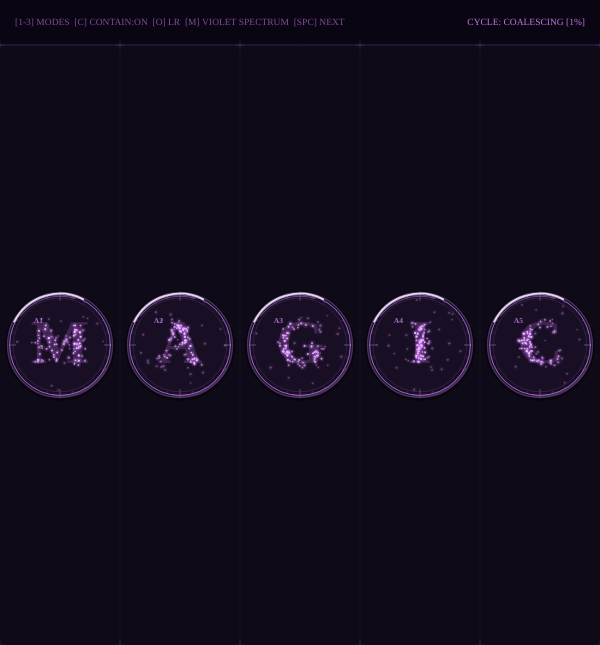
Frame 1 (no input)
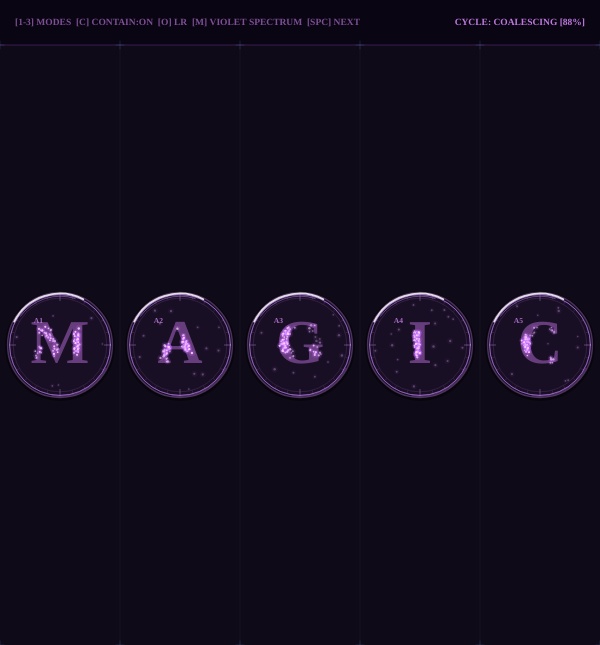
Frame 60 (no input)
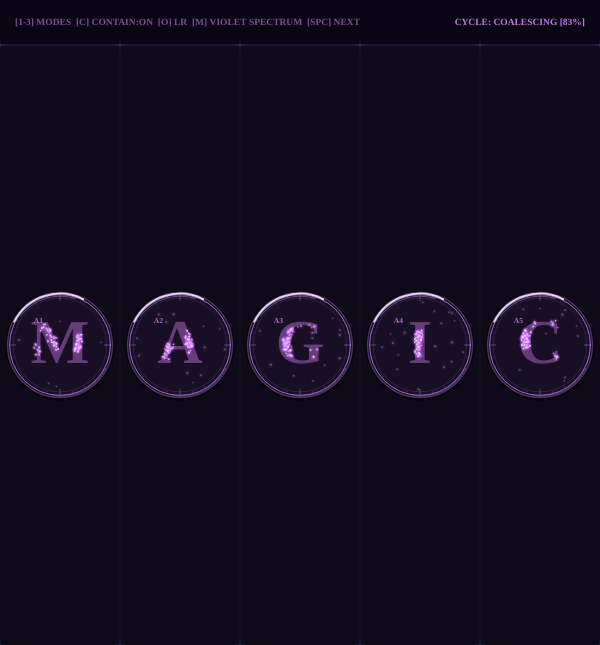
Frame 120 (the mouse pressed at the canvas centre since frame 60)

The p5.js sketch that drew these frames (run headless with seeded random() and noise() and a simulated clock; from frame 60 on, the mouse is pressed at the canvas centre):

// p5.js sketch
// ── sketch.js
let gridCols = 6;
let gridRows = 4;
let numPerCell = 100;
let num = gridCols * gridRows * numPerCell;
let ballCollection = []; 
let theta = 10;
let letterGraphics;
let alphabet = "ABCDEFGHIJKLMNOPQRSTUVWXYZ";
let gridLetters = [];

// Modes: 'breathing', 'stable', 'dissolve'
let currentMode = 'breathing';
let pulseCycle = 0;
let isContained = true; // Default: contained inside respective dishes

let gridTop = 45;

let wordBank = ["MAGIC", "LOVE", "TETA", "THANKS", "LIGHT", "DARK", "FULL_SEQ", "FULL_SHUF"];
let currentWordIdx = 0;
let activeWord = "MAGIC";
let isCustomPaletteMode = true; // Default: unique color theme per word! Toggle with M key.
let textOrientation = 'LR'; // 'LR' (Left-to-Right Horizontal) or 'TD' (Top-to-Down Vertical). Toggle with O key.

const specimenPalettes = {
  "MAGIC": {
    name: "VIOLET SPECTRUM",
    bg: [15, 10, 24],
    agar: [24, 15, 36],
    border: [110, 50, 160],
    nodeCore: [255, 220, 255],
    nodeOuter: [195, 100, 255],
    glassRim: [210, 150, 255],
    accent: [220, 130, 255],
    hud: [220, 140, 255]
  },
  "LOVE": {
    name: "ROSE CORAL",
    bg: [22, 9, 14],
    agar: [34, 15, 22],
    border: [160, 50, 85],
    nodeCore: [255, 220, 230],
    nodeOuter: [245, 80, 120],
    glassRim: [255, 140, 170],
    accent: [255, 110, 150],
    hud: [255, 130, 160]
  },
  "TETA": {
    name: "GOLDEN AMBER",
    bg: [20, 15, 9],
    agar: [32, 24, 14],
    border: [150, 110, 45],
    nodeCore: [255, 240, 180],
    nodeOuter: [235, 175, 55],
    glassRim: [255, 215, 130],
    accent: [245, 185, 65],
    hud: [255, 195, 75]
  },
  "THANKS": {
    name: "EMERALD BIO",
    bg: [9, 20, 15],
    agar: [14, 32, 24],
    border: [45, 145, 95],
    nodeCore: [210, 255, 230],
    nodeOuter: [45, 225, 145],
    glassRim: [130, 255, 195],
    accent: [65, 235, 155],
    hud: [85, 245, 165]
  },
  "LIGHT": {
    name: "SOLAR LUMEN",
    bg: [235, 240, 245],
    agar: [215, 225, 235],
    border: [80, 130, 190],
    nodeCore: [255, 255, 255],
    nodeOuter: [20, 120, 220],
    glassRim: [40, 100, 180],
    accent: [30, 110, 200],
    hud: [20, 40, 70]
  },
  "DARK": {
    name: "OBSIDIAN INDIGO",
    bg: [5, 6, 12],
    agar: [10, 12, 22],
    border: [55, 65, 120],
    nodeCore: [220, 230, 255],
    nodeOuter: [90, 110, 240],
    glassRim: [130, 150, 250],
    accent: [110, 130, 255],
    hud: [140, 160, 255]
  },
  "DEFAULT": {
    name: "CYBER MONO",
    bg: [12, 14, 19],
    agar: [15, 20, 28],
    border: [35, 65, 95],
    nodeCore: [240, 250, 255],
    nodeOuter: [120, 190, 255],
    glassRim: [180, 230, 255],
    accent: [100, 180, 255],
    hud: [140, 200, 255]
  }
};

function getActivePalette() {
  if (!isCustomPaletteMode) return specimenPalettes["DEFAULT"];
  return specimenPalettes[activeWord] || specimenPalettes["DEFAULT"];
}

function setup() {
  createCanvas(600, 600 + gridTop);
  pixelDensity(1); // Ensure 1:1 pixel mapping for get() and pixels[]
  
  letterGraphics = createGraphics(width, height);
  letterGraphics.pixelDensity(1);
  
  setWord(activeWord);
}

function setWord(word) {
  activeWord = word.toUpperCase().replace(/[^A-Z]/g, '');
  if (activeWord.length === 0) {
    gridCols = (textOrientation === 'LR') ? 4 : 1;
    gridRows = (textOrientation === 'LR') ? 1 : 4;
    gridLetters = [""];
    createStuff();
    return;
  }

  // Set number of petri dishes equal to the length of the word in LR (row) or TD (column)
  if (textOrientation === 'LR') {
    gridCols = activeWord.length;
    gridRows = 1;
  } else {
    gridCols = 1;
    gridRows = activeWord.length;
  }
  gridLetters = activeWord.split('');
  createStuff();
}

function toggleOrientation() {
  textOrientation = (textOrientation === 'LR') ? 'TD' : 'LR';
  let target = wordBank[currentWordIdx];
  if (target === "FULL_SEQ") {
    setFullAlphabetSequential();
  } else if (target === "FULL_SHUF") {
    setFullAlphabetShuffled();
  } else {
    setWord(activeWord);
  }
}

function setFullAlphabetSequential() {
  activeWord = "FULL ALPHABET (A-Z)";
  gridCols = 6;
  gridRows = 5;
  gridLetters = new Array(gridCols * gridRows).fill("");
  if (textOrientation === 'TD') {
    // Column-first order for TD mode
    let idx = 0;
    for (let c = 0; c < gridCols; c++) {
      for (let r = 0; r < gridRows; r++) {
        if (idx < alphabet.length) {
          gridLetters[r * gridCols + c] = alphabet[idx];
          idx++;
        }
      }
    }
  } else {
    for (let i = 0; i < alphabet.length; i++) {
      gridLetters[i] = alphabet[i];
    }
  }
  createStuff();
}

function setFullAlphabetShuffled() {
  activeWord = "RANDOM ALPHABET (A-Z)";
  gridCols = 6;
  gridRows = 5;
  let pool = alphabet.split('');
  // Fisher-Yates shuffle for all 26 letters A-Z
  for (let i = pool.length - 1; i > 0; i--) {
    let j = floor(random(i + 1));
    let temp = pool[i];
    pool[i] = pool[j];
    pool[j] = temp;
  }
  gridLetters = new Array(gridCols * gridRows).fill("");
  for (let i = 0; i < pool.length; i++) {
    gridLetters[i] = pool[i];
  }
  createStuff();
}

function cycleWordBank() {
  currentWordIdx = (currentWordIdx + 1) % wordBank.length;
  let target = wordBank[currentWordIdx];
  if (target === "FULL_SEQ") {
    setFullAlphabetSequential();
  } else if (target === "FULL_SHUF") {
    setFullAlphabetShuffled();
  } else {
    setWord(target);
  }
}

function draw() {
  let pal = getActivePalette();
  background(pal.bg[0], pal.bg[1], pal.bg[2]);

  // Calculate live breathing cycle
  if (currentMode === 'breathing') {
    pulseCycle = sin(frameCount * 0.018);
  } else if (currentMode === 'stable') {
    pulseCycle = 0.95; // Locked to high coherence
  } else if (currentMode === 'dissolve') {
    pulseCycle = -0.85; // Locked to high dispersion
  }

  drawTelemetryHUD();
  drawTechnicalGrid();
  drawPetriDishes();

  for (let i = 0; i < ballCollection.length; i++) {
    ballCollection[i].run();
  }  

  drawPetriDishGlassOverlays();

  theta += 0.15;
}

function drawTelemetryHUD() {
  let pal = getActivePalette();

  // Top instrumentation header background
  fill(max(0, pal.bg[0] - 5), max(0, pal.bg[1] - 5), max(0, pal.bg[2] - 5));
  noStroke();
  rect(0, 0, width, gridTop);

  stroke(pal.border[0], pal.border[1], pal.border[2], 120);
  strokeWeight(1);
  line(0, gridTop, width, gridTop);

  // Mode status readout (Right)
  fill(pal.hud[0], pal.hud[1], pal.hud[2], 220);
  noStroke();
  textFont("IBM Plex Mono, monospace");
  textSize(9.5);
  textAlign(RIGHT, CENTER);

  let stateLabel = "";
  if (currentMode === 'breathing') {
    stateLabel = pulseCycle > 0 
      ? `CYCLE: COALESCING [${floor(map(pulseCycle, 0, 1, 0, 100))}%]`
      : `CYCLE: BLOOMING [${floor(map(pulseCycle, 0, -1, 0, 100))}%]`;
  } else if (currentMode === 'stable') {
    stateLabel = "MODE: STABLE LOCK [1]";
  } else if (currentMode === 'dissolve') {
    stateLabel = "MODE: DISSOLVED BLOOM [2]";
  }

  text(stateLabel, width - 15, gridTop / 2);
  
  // Interactive control key hints (Left)
  fill(pal.hud[0], pal.hud[1], pal.hud[2], 140);
  textFont("Roboto Mono, monospace");
  textAlign(LEFT, CENTER);
  let containTag = isContained ? "[C] CONTAIN:ON" : "[C] CONTAIN:OFF";
  let orientTag = `[O] ${textOrientation}`;
  let themeTag = isCustomPaletteMode ? `[M] ${pal.name}` : `[M] MONO`;
  text(`[1-3] MODES  ${containTag}  ${orientTag}  ${themeTag}  [SPC] NEXT`, 15, gridTop / 2);
}

function drawTechnicalGrid() {
  let cellW = width / gridCols;
  let cellH = (height - gridTop) / gridRows;

  stroke(255, 10);
  strokeWeight(1);
  
  // Grid lines
  for (let c = 1; c < gridCols; c++) {
    line(c * cellW, gridTop, c * cellW, height);
  }
  for (let r = 1; r < gridRows; r++) {
    line(0, gridTop + r * cellH, width, gridTop + r * cellH);
  }

  // Corner crosshairs for each cell
  stroke(100, 180, 255, 40);
  for (let r = 0; r <= gridRows; r++) {
    for (let c = 0; c <= gridCols; c++) {
      let x = c * cellW;
      let y = gridTop + r * cellH;
      line(x - 4, y, x + 4, y);
      line(x, y - 4, x, y + 4);
    }
  }
}

function drawPetriDishes() {
  let pal = getActivePalette();
  let cellW = width / gridCols;
  let cellH = (height - gridTop) / gridRows;
  let dishRadius = min(cellW, cellH) * 0.42;
  let dishDiameter = dishRadius * 2;
  let fontSize = min(cellW, cellH) * 0.52;

  for (let r = 0; r < gridRows; r++) {
    for (let c = 0; c < gridCols; c++) {
      let cx = c * cellW + cellW / 2;
      let cy = gridTop + r * cellH + cellH / 2;

      // 1. Outer well shadow / recess
      noFill();
      stroke(0, 0, 0, 120);
      strokeWeight(3);
      circle(cx, cy + 1, dishDiameter + 6);

      // 2. Agar substrate base plate
      fill(pal.agar[0], pal.agar[1], pal.agar[2]);
      stroke(pal.border[0], pal.border[1], pal.border[2], 120);
      strokeWeight(1.2);
      circle(cx, cy, dishDiameter);

      // 3. Faint Ghost Glyph Underlay (only if cell has a letter)
      let char = gridLetters[(r * gridCols + c)];
      if (char && char !== "") {
        let ghostAlpha = max(0, map(pulseCycle, -1, 1, -2, 14));
        if (ghostAlpha > 0) {
          fill(pal.accent[0], pal.accent[1], pal.accent[2], ghostAlpha * 8);
          noStroke();
          textFont("Space Grotesk, Chivo Mono, sans-serif");
          textStyle(BOLD);
          textSize(fontSize);
          textAlign(CENTER, CENTER);
          text(char, cx, cy + fontSize * 0.03);
        }
      }

      // 4. Inner meniscus ring
      noFill();
      stroke(pal.accent[0], pal.accent[1], pal.accent[2], 35);
      strokeWeight(1);
      circle(cx, cy, dishDiameter * 0.93);

      // 5. Precision radial calibration ticks around dish rim
      stroke(pal.accent[0], pal.accent[1], pal.accent[2], 55);
      strokeWeight(0.8);
      let numTicks = 24;
      for (let t = 0; t < numTicks; t++) {
        let ang = (TWO_PI / numTicks) * t;
        let r1 = dishRadius;
        let isMajor = (t % 6 === 0);
        let r2 = isMajor ? dishRadius - 6 : dishRadius - 3;
        stroke(isMajor ? color(pal.glassRim[0], pal.glassRim[1], pal.glassRim[2], 120) : color(pal.accent[0], pal.accent[1], pal.accent[2], 45));
        line(cx + cos(ang) * r1, cy + sin(ang) * r1, cx + cos(ang) * r2, cy + sin(ang) * r2);
      }

      // 6. Well coordinate tag (A1, A2, A3...) - positioned inside the petri dish
      let rowLabel = String.fromCharCode(65 + r);
      let colLabel = (c + 1);
      fill(pal.hud[0], pal.hud[1], pal.hud[2], 190);
      noStroke();
      textFont("Chivo Mono, monospace");
      let tagSize = constrain(dishRadius * 0.15, 6.5, 8.5);
      textSize(tagSize);
      textAlign(LEFT, TOP);
      text(rowLabel + colLabel, cx - dishRadius * 0.52, cy - dishRadius * 0.56);
    }
  }
}

function drawPetriDishGlassOverlays() {
  let pal = getActivePalette();
  let cellW = width / gridCols;
  let cellH = (height - gridTop) / gridRows;
  let dishRadius = min(cellW, cellH) * 0.42;
  let dishDiameter = dishRadius * 2;

  for (let r = 0; r < gridRows; r++) {
    for (let c = 0; c < gridCols; c++) {
      let cx = c * cellW + cellW / 2;
      let cy = gridTop + r * cellH + cellH / 2;

      noFill();

      // Outer glass wall lip bevel
      stroke(pal.glassRim[0], pal.glassRim[1], pal.glassRim[2], 80);
      strokeWeight(1.5);
      circle(cx, cy, dishDiameter + 4);

      // Primary glass rim
      stroke(pal.glassRim[0], pal.glassRim[1], pal.glassRim[2], 150);
      strokeWeight(1);
      circle(cx, cy, dishDiameter);

      // Upper-left bright specular reflection arc
      stroke(255, 255, 255, 220);
      strokeWeight(1.8);
      arc(cx, cy, dishDiameter + 2, dishDiameter + 2, -PI * 0.85, -PI * 0.35);

      // Inner glass refraction arc
      stroke(pal.glassRim[0], pal.glassRim[1], pal.glassRim[2], 110);
      strokeWeight(1);
      arc(cx, cy, dishDiameter - 3, dishDiameter - 3, -PI * 0.8, -PI * 0.4);

      // Bottom-right ambient bounce light reflection
      stroke(pal.accent[0], pal.accent[1], pal.accent[2], 75);
      strokeWeight(1);
      arc(cx, cy, dishDiameter + 2, dishDiameter + 2, PI * 0.15, PI * 0.55);
    }
  }
}

function keyPressed() {
  if (key === '1') {
    currentMode = 'stable';
  } else if (key === '2') {
    currentMode = 'dissolve';
  } else if (key === '3') {
    currentMode = 'breathing';
  } else if (key === 'c' || key === 'C') {
    isContained = !isContained;
  } else if (key === 'o' || key === 'O') {
    toggleOrientation();
  } else if (key === 'm' || key === 'M') {
    isCustomPaletteMode = !isCustomPaletteMode;
  } else if (key === 'r' || key === 'R') {
    setFullAlphabetShuffled();
  } else if (key === ' ') {
    cycleWordBank();
  } else if (keyCode === BACKSPACE || keyCode === DELETE) {
    if (activeWord.length > 0) {
      setWord(activeWord.substring(0, activeWord.length - 1));
    }
  } else if (key.length === 1 && key.toUpperCase() >= 'A' && key.toUpperCase() <= 'Z') {
    let char = key.toUpperCase();
    if (activeWord.length < 16) {
      setWord(activeWord + char);
    }
  }

  // Prevent default browser scrolling when pressing Spacebar / Backspace
  return false;
}

function getLuminance(x, y) {
  let ix = constrain(floor(x), 0, width - 1);
  let iy = constrain(floor(y), 0, height - 1);
  return letterGraphics.pixels[(ix + iy * width) * 4];
}

function createStuff() {
  ballCollection = [];
  
  letterGraphics.background(255);
  letterGraphics.noStroke();
  letterGraphics.fill(0);
  letterGraphics.textFont("Space Grotesk, Chivo Mono, sans-serif");
  letterGraphics.textStyle(BOLD);
  
  let cellW = width / gridCols;
  let cellH = (height - gridTop) / gridRows;
  let fontSize = min(cellW, cellH) * 0.52;
  letterGraphics.textSize(fontSize);
  letterGraphics.textAlign(CENTER, CENTER);
  
  for (let r = 0; r < gridRows; r++) {
    for (let c = 0; c < gridCols; c++) {
      let x = c * cellW + cellW / 2;
      let y = gridTop + r * cellH + cellH / 2 + fontSize * 0.03;
      let char = gridLetters[r * gridCols + c];
      if (char && char !== "") {
        letterGraphics.text(char, x, y);
      }
    }
  }
  
  // Reduced gaussian blur (2.0) to preserve sharp, crisp letter anatomy & inner holes
  letterGraphics.filter(BLUR, 2);
  letterGraphics.loadPixels();

  // Clip letterGraphics outside dish bounds so no text spills into dish margin
  let cellRadius = min(cellW, cellH) * 0.40;
  for (let y = floor(gridTop); y < height; y++) {
    for (let x = 0; x < width; x++) {
      let r = floor((y - gridTop) / cellH);
      let c = floor(x / cellW);
      if (r >= 0 && r < gridRows && c >= 0 && c < gridCols) {
        let cx = c * cellW + cellW / 2;
        let cy = gridTop + r * cellH + cellH / 2;
        if (dist(x, y, cx, cy) > cellRadius) {
          let i = (x + y * width) * 4;
          letterGraphics.pixels[i] = 255;
          letterGraphics.pixels[i + 1] = 255;
          letterGraphics.pixels[i + 2] = 255;
        }
      }
    }
  }

  // Seed particles with probability proportional to darkness (letter density)
  for (let r = 0; r < gridRows; r++) {
    for (let c = 0; c < gridCols; c++) {
      let char = gridLetters[r * gridCols + c];
      if (!char || char === "") continue; // Skip empty dishes!

      let cx = c * cellW + cellW / 2;
      let cy = gridTop + r * cellH + cellH / 2;
      
      let count = 0;
      let attempts = 0;
      while (count < numPerCell && attempts < numPerCell * 40) {
        let ang = random(TWO_PI);
        let distR = sqrt(random()) * cellRadius;
        let x = cx + cos(ang) * distR;
        let y = cy + sin(ang) * distR;
        
        let lum = getLuminance(x, y);
        let acceptProb = map(lum, 0, 255, 0.98, 0.02);
        if (random() < acceptProb) {
          let org = createVector(x, y);
          let radius = random(1.5, 4.0);
          let loc = createVector(org.x + radius, org.y);
          let offSet = random(TWO_PI);
          let dir = random(1) > 0.5 ? 1 : -1;
          
          let myBall = new Ball(org, loc, radius, dir, offSet, cx, cy, cellRadius);
          ballCollection.push(myBall);
          count++;
        }
        attempts++;
      }
    }
  }
}

class Ball {
  constructor(_org, _loc, _radius, _dir, _offSet, _cx, _cy, _dishR) {
    this.home = _org.copy(); // Permanent anchor point on the letter glyph
    this.org = _org.copy();
    this.loc = _loc;
    this.radius = _radius;
    this.dir = _dir;
    this.offSet = _offSet;
    this.cx = _cx;
    this.cy = _cy;
    this.dishR = _dishR;
    
    this.sz = random(1.5, 2.5);
    this.d = 16;
    this.luminance = 128;
  }

  run() {
    this.move();
    this.display();
  }

  move() {
    let step = 3;

    // 1. Move home anchor along letter contour/spine
    let homeLum = getLuminance(this.home.x, this.home.y);
    let hLeft = getLuminance(this.home.x - step, this.home.y);
    let hRight = getLuminance(this.home.x + step, this.home.y);
    let hUp = getLuminance(this.home.x, this.home.y - step);
    let hDown = getLuminance(this.home.x, this.home.y + step);
    let hGradX = (hRight - hLeft) / (2 * step);
    let hGradY = (hDown - hUp) / (2 * step);

    // Tangential circulation along stroke + pull to stroke center
    let tangX = -hGradY * 0.3 * this.dir;
    let tangY = hGradX * 0.3 * this.dir;
    let hPull = (homeLum > 60) ? 0.12 : 0.02;
    this.home.x += tangX - hGradX * hPull;
    this.home.y += tangY - hGradY * hPull;

    // 2. Elastic spring tether from org to home anchor
    let toHomeX = this.home.x - this.org.x;
    let toHomeY = this.home.y - this.org.y;
    // In Dissolve Mode (pulseCycle <= 0), spring drops to 0, completely breaking away from the form!
    let springStrength = max(0, map(pulseCycle, -0.2, 1, 0.0, 0.32));
    
    // Organic noise wandering flow (surges to 3.5x in Dissolve Mode)
    let angle = noise(this.org.x * 0.015, this.org.y * 0.015, frameCount * 0.01) * TWO_PI * 3;
    let noiseAmp = map(pulseCycle, -1, 1, 3.5, 0.4);
    let flowX = cos(angle) * noiseAmp;
    let flowY = sin(angle) * noiseAmp;

    this.org.x += toHomeX * springStrength + flowX;
    this.org.y += toHomeY * springStrength + flowY;

    if (isContained) {
      // Hard clamp home anchor inside dish
      let maxHomeR = this.dishR - 5;
      let dHome = dist(this.home.x, this.home.y, this.cx, this.cy);
      if (dHome > maxHomeR) {
        let ang = atan2(this.home.y - this.cy, this.home.x - this.cx);
        this.home.x = this.cx + cos(ang) * maxHomeR;
        this.home.y = this.cy + sin(ang) * maxHomeR;
      }

      // Hard clamp org inside dish
      let maxOrgR = this.dishR - 4;
      let dOrg = dist(this.org.x, this.org.y, this.cx, this.cy);
      if (dOrg > maxOrgR) {
        let ang = atan2(this.org.y - this.cy, this.org.x - this.cx);
        this.org.x = this.cx + cos(ang) * maxOrgR;
        this.org.y = this.cy + sin(ang) * maxOrgR;
      }
    } else {
      // Wrap around canvas boundaries when free roaming
      this.org.x = (this.org.x + width) % width;
      if (this.org.y < gridTop) this.org.y = height - 10;
      if (this.org.y >= height) this.org.y = gridTop + 10;
    }

    this.luminance = getLuminance(this.org.x, this.org.y);

    // Organic undulating movement
    let wobbleR = this.radius * (0.8 + 0.4 * sin(theta * 0.5 + this.offSet));
    this.loc.x = this.org.x + sin(theta * this.dir + this.offSet) * wobbleR;
    this.loc.y = this.org.y + cos(theta * this.dir + this.offSet) * wobbleR;

    // Hard clamp drawn particle location (loc) inside glass rim
    if (isContained) {
      let maxLocR = this.dishR - 3;
      let dLoc = dist(this.loc.x, this.loc.y, this.cx, this.cy);
      if (dLoc > maxLocR) {
        let ang = atan2(this.loc.y - this.cy, this.loc.x - this.cx);
        this.loc.x = this.cx + cos(ang) * maxLocR;
        this.loc.y = this.cy + sin(ang) * maxLocR;
      }
    }
  }

  lineBetween() {
    let connections = 0;
    let maxConnections = 2; // Capping connections prevents rigid triangular meshes

    // Dynamically adjust reach during bloom vs crystallization
    this.d = map(pulseCycle, -1, 1, 22, 15);

    // Letter intensity factor (1 in core, 0.2 in negative space)
    let intensity = map(this.luminance, 0, 255, 1.0, 0.25);

    for (let i = 0; i < ballCollection.length; i++) {
      if (connections >= maxConnections) break;
      let other = ballCollection[i];
      if (other === this) continue;
      
      let dX = this.loc.x - other.loc.x;
      let dY = this.loc.y - other.loc.y;
      let distSq = dX * dX + dY * dY;
      
      if (distSq > 0 && distSq < this.d * this.d) {
        let distance = sqrt(distSq);
        let a = map(distance, 0, this.d, 190, 15) * intensity;
        
        // Organic curved tendril / filament line
        stroke(175, 220, 255, a);
        strokeWeight(map(distance, 0, this.d, 1.3, 0.3) * intensity);
        
        // Midpoint noise wobble for organic irregular filaments
        let midX = (this.loc.x + other.loc.x) * 0.5;
        let midY = (this.loc.y + other.loc.y) * 0.5;
        let wobble = (noise(midX * 0.05, midY * 0.05, frameCount * 0.02) - 0.5) * 7;
        let perpX = -(other.loc.y - this.loc.y) / distance * wobble;
        let perpY = (other.loc.x - this.loc.x) / distance * wobble;
        
        noFill();
        beginShape();
        vertex(this.loc.x, this.loc.y);
        quadraticVertex(midX + perpX, midY + perpY, other.loc.x, other.loc.y);
        endShape();
        
        connections++;
      }
    }
  }

  display() {
    let pal = getActivePalette();
    noStroke();
    let intensity = map(this.luminance, 0, 255, 1.0, 0.3);
    
    // Soft luminous spore glow & nucleus fading out gently in negative space
    fill(pal.nodeOuter[0], pal.nodeOuter[1], pal.nodeOuter[2], 55 * intensity);
    circle(this.loc.x, this.loc.y, this.sz * 2.5);
    fill(pal.nodeCore[0], pal.nodeCore[1], pal.nodeCore[2], 220 * intensity);
    circle(this.loc.x, this.loc.y, this.sz);
  }
}
